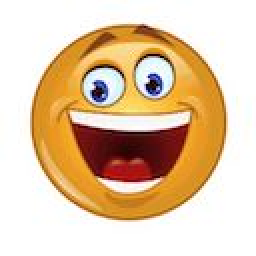
#> input picture task1_understanding_OTP/example/plaintext.jpeg, 128 x 128 px (shown 2 times larger)
$ python otp.py
#> lines starting #> are read from the running program, lines starting #| are printed output that depends on the picture; after the words box and inside, x2 and y2 are one past the last pixel; in counts of white or black regions, pixels touching at a corner belong together
from PIL import Image, ImageChops

plaintext = Image.open("./example/plaintext.jpeg", mode='r').convert("1")
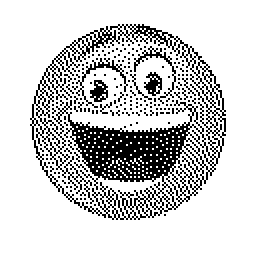
#> plaintext: PIL image 128x128 1 (shown 2 times larger); 80.6% white; black in thin lines or dots, all inside (x1, y1, x2, y2) = (15, 12, 113, 110)
key = Image.open("./example/key.gif", mode='r').convert("1")
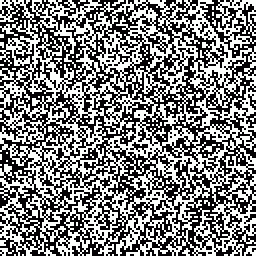
#> input picture task1_understanding_OTP/example/key.gif, 128 x 128 px (shown 2 times larger)
#> key: PIL image 128x128 1; 49.7% white in thin lines or dots

encrypted = ImageChops.logical_xor(plaintext, key)
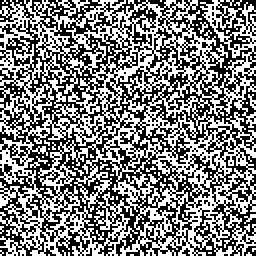
#> encrypted: PIL image 128x128 1 (shown 2 times larger); 50% white in thin lines or dots

encrypted.save('encrypted.gif', 'GIF')

print(plaintext.format, plaintext.size, plaintext.mode)
#| None (128, 128) 1
